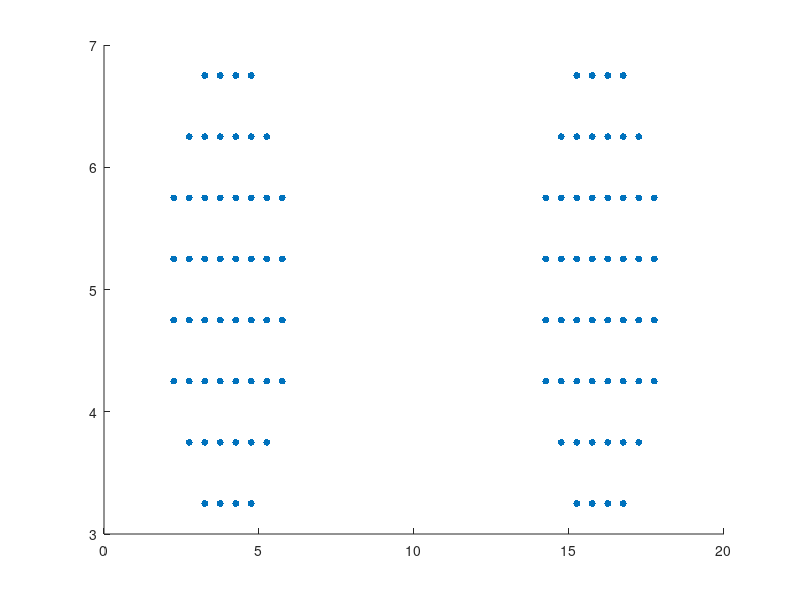

MATLAB code for this plot: (Note: this script raises an error after producing the figure.)
% nH_skewColl_2d.m 
% 2d neo-Hookean model (skew impact of cyllinders with gravity)

d = 2;              % dimension
CFL = 0.25;
tf  = 30.0;         % final time
dtk = 0.01;         % uniform time step
g = 9.80665/100;    % gravitational constant

% Material & Plot settings
ppc  = 2;           % # particles per grid cell = ppc^d
psize = 25;         % for plotting particles
sqSz = 1;           % for plotting grid nodes

% Elastic constants
% (E = 31.685, nu = 0.44022) -> mu = 11.0001, Ka = 88.3378, La = 81.0044
E_ym = 31.685; nu_pr = 0.44022;
mu = 0.5*E_ym/(1+nu_pr);    % shear modulus
Ka = (E_ym/3)/(1-2*nu_pr);  % bulk modulus 
La = Ka-(2/3)*mu;           % Lame's 1st parameter
md_p = 5.0;                 % particle mass density (for all p)
    
% Elastic params struct for funct. handles
elast.mu = mu; elast.Ka = Ka; elast.La = La;    % struct for funct. handles

% ======================== EULERIAN MESH =================================
a = 20.0; b = 12.0; % Eul mesh domain: x=0:a, y=0:b
h = [1.0, 1.0];     % grid stepsize (20x12 grid cells)   
% h = [0.5, 0.5];     % grid stepsize (40x24 grid cells)

% Grid initialization
x = 0:h(1):a;       % without padding
y = 0:h(2):b;
nx = length(x)-1;   % # x-axis partitions
ny = length(y)-1;   % # y-axis partitions

[Ei,Ej] = meshgrid(x,y);    % grid node positions
NG = length(Ei(:));         % # grid nodes

% Eulerian grid struct
grid.O = [min(x) min(y)]; % origin = grid bottom-left corner (1x2)
grid.h = h;             % 1x2
grid.n = [nx, ny];      % 1x2
grid.height = Ej(:);    % NGx1

% Boundary Condition grid indices
BCg = zeros(size(Ei,1),size(Ei,2));
BCg(1,:)=1; BCg(end,:)=1; BCg(:,1)=1; BCg(:,end)=1;
BCg = find(BCg(:));

% ======================= LAGRANGIAN PARTICLES ===========================
% Cyllinder initial values
    % c1 
    c1x = 4.0;   c1y = 5.0;     % center = (4.0,5.0)
    v1x = 3.0;   v1y = 1.5;     % velocity = <3.0,1.5>
    r1in = 0.0;  r1out = 2.0;   % inner, outer radius
    % c2 (*** assuming: c2 & c1 have same radii ***)
    c2x = 16.0;  c2y = 5.0;     % center = (16.0,5.0)
    v2x = -3.0;  v2y = 1.5;     % velocity = <-3.0,1.5>
    r2in = 0.0;  r2out = 2.0;   % inner, outer radius

% c1 (center=(3.0,5.0), radius=2.0)
    xc = (c1x-r1out) + h(1)/(2*ppc) : h(1)/ppc : (c1x+r1out) - h(1)/(2*ppc);  
    yc = (c1y-r1out) + h(2)/(2*ppc) : h(2)/ppc : (c1y+r1out) - h(2)/(2*ppc);
    [Xi1,Xj1] = meshgrid(xc,yc);  % c1: particle positions (rect. box)

    % Remove particles "outside" of c1 (center=(3.0,5.0), radius=2.0)
    outside = ( Xi1(:)-c1x ).^2 + ( Xj1(:)-c1y ).^2;
    outside = [find( double(outside > r1out^2) );% outside particle indices
               find( double(outside < r1in^2) )];
    Xi1 = Xi1(:); Xj1 = Xj1(:);                  % reshape to col vectors
    Xi1(outside) = []; Xj1(outside) = [];        % remove outside particles
    
% c2 is c1 shifted (*** assuming: c2 & c1 have same radius ***)
    Xi2 = Xi1 + (c2x-c1x);
    Xj2 = Xj1 + (c2y-c1y);
    
% All particles coords 
    Phi_k = [Xi1, Xj1; Xi2, Xj2];   % NPx2
    NP = size(Phi_k,1);             % # particles
    
% =========================== CHECK GRAPH ================================
    figure(1)
    scatter(Phi_k(:,1),Phi_k(:,2),psize,'filled','c'); hold on;
    scatter(Ei(:),Ej(:),'+','b'); hold off;

% =========================== Step k = 0 =================================
tic
k = 0;
t = 0;      % time at step k

% Compute Particle Volumes (Tot_Volume/NP)
    Vol = prod(h)*(1/ppc^d)*ones(NP,1); 
    
% Set Particle Mass (md_p = 5.0 for all p)
    mass_p = md_p*ones(NP,1).*Vol;  
    
% Initial Values (k=0)
    % Deformation gradient (F = Id for all particles) 
    Id = eye(d);
    Fk = repmat(Id(:),[1,NP]);  % 4xNP
    Jk = det_2d(Fk);            % 1xNP
    
    % APIC var
    Bm = 0*Fk;                  % 4xNP
    
    % Particle Velocity (2xNP)
    %         c1                 c2
    Uk = [v1x*ones(1,NP/2), v2x*ones(1,NP/2); 
          v1y*ones(1,NP/2), v2y*ones(1,NP/2)];     
    
    % "Actual" Energy over time 
    % funct. handle: Vol, mass_p, elast, & g are constant over time
    RealEngy = @(J,Fk,Uk,Xp) RealEngy_comp(J,Fk,Uk,Xp,Vol,mass_p,elast,g); 
    
    % inverse Hessian approx. (for BFGS)
%     Hinv = eye(d*NG);
       
    % Tolerance (for minimization)
    tol = min([max(h)^4, 1e-4, max(h)^-4]); % cases: h<1, h=1, h>1
    
    % ANIMATION
    T = [t,t]; 
    PHX = [Phi_k(:,1), Phi_k(:,1)]; 
    PHY = [Phi_k(:,2), Phi_k(:,2)]; 
    JPK = [det_2d(Fk)', det_2d(Fk)'];
    
% ============================= Step k ===================================
while t < tf
    % "Actual" Energy over time 
    EvT(k+1,:) = [t,RealEngy(Jk,Fk,Uk,Phi_k)]; % [t,E,Q,K,El,G] 
    
    %  APIC CFL (non-uniform time steps)
%     dtk = CFL*h(1)/( max(sum(abs(Uk),1) + (6/h(1))*sqrt(d)*sqrt(sum(Bm.^2,1))) );
%     dtk = min(dtk,tf-t);
    
    % APIC TRANSFER particle to grid 
    mom_p = bsxfun(@times,Uk,mass_p');      % particle mom    2xNP
    [mom_g,mass_g] = P2G_APIC(grid,Phi_k,Bm,mom_p,mass_p);
    mass_g = mass_g + eps;  % so we're not dividing mom_g by zeros 
    u = bsxfun(@rdivide, mom_g, mass_g');   % vel = mom/mass  2xNG
    u(:,BCg) = 0;                           % enforce BC
    
    % DYNAMICS 
    % Initial guess (velocity)     
    w = u(:);           % (d*NG)x1
    
    % Redefine Function Handles  
    Hinv0 = @(w) w;     % init inv Hessian approx = Id (for LBFGS)
    E = @(w) E_comp(w,u,dtk,Fk,Vol,mass_g,grid,Phi_k,elast,g); 
    gradE = @(w) gradE_comp(w,u,dtk,Fk,Vol,mass_g,grid,Phi_k,elast,g);
    L2_rho = @(gradE) L2_rho_comp(gradE,mass_g,h);
    
    % BFGS: [x,k,M] = BFGS2(x,f,grad_f,M,L2_rho,tol) 
%     [w,kb,Hinv] = BFGS2(w,E,gradE,Hinv,L2_rho,tol);

    % LBFGS: [x,it,ng] = LBFGS2(x,f,grad_f,H,L2_rho,m,tol)
    [w,kb,ng] = LBFGS2(w,E,gradE,Hinv0,L2_rho,5,tol); % m=5 (memory limit)

    % APIC TRANSFER grid to particle (advection) 
    w = reshape(w,[d NG]);                      % 2xNG
    w(:,BCg) = 0;                               % enforce BC
    xup = [Ei(:)'; Ej(:)'] + dtk*( (w+u)/2 );   % 2xNG
    [Phi_up,Vk,Bm] = G2P_APIC(grid,Phi_k,xup,w); 

    % GRAPH 
    scatter(Phi_up(:,1),Phi_up(:,2),psize,'filled','co'); hold on;
    scatter(Ei(:),Ej(:),'+','b'); hold on;
    title(num2str(kb),num2str(t)); xlabel(num2str(k)); ylabel(num2str(dtk));
    hold off; pause(1e-10);
    
    % ANIMATION
    T = [T,t]; 
    PHX = [PHX, Phi_up(:,1)]; 
    PHY = [PHY, Phi_up(:,2)]; 
    JPK = [JPK, det_2d(Fk)'];
    
    % Update vars for next time step 
    k = k + 1;
    t = t + dtk;
    Fk = F_comp(grid,Phi_k,dtk,u+w,Fk); % 4xNP
    Jk = det_2d(Fk);                    % 1xNP
    Phi_k = Phi_up;                     % NPx2
    Uk = Vk;                            % 2xNP
    
end
time = toc;

% "Actual" Energy over time 
EvT(k+1,:) = [t,RealEngy(Jk,Fk,Uk,Phi_k)]; % [t,E,Q,K,El,G] 

% ++++++++++++++++++++++++++++ PLOTS +++++++++++++++++++++++++++++++++++++

% Energy Plots
figure(2)
plot(EvT(:,1),EvT(:,2),'r');   hold on; % Total Energy
plot(EvT(:,1),EvT(:,3),'-go'); hold on; % Potential Energy
plot(EvT(:,1),EvT(:,4),'-bs'); hold on; % Kinetic Energy
legend('Total Energy','Potential Energy','Kinetic Energy');
title('Energy');
xlabel('time t'); hold off;

figure(3)
plot(EvT(:,1),EvT(:,2),'r');    % Total Energy
title('Total Energy'); 

% ------------------------- ANIMATION DATA -------------------------------
% Write Energy data to text file ([t,E,Q,K,El,G])
writematrix(EvT,'Engy.dat','Delimiter',';');  % (k+1 x 6)

% Write Particle positions to text file
writematrix(PHX,'PHX.dat','Delimiter',';');  % (x-coords) (NP x k+1)
writematrix(PHY,'PHY.dat','Delimiter',';');  % (y-coords) (NP x k+1)

% Write J=det(Fp) particle data to text file
writematrix(JPK,'Jpk.dat','Delimiter',';');  % (NP x k+1)

% Write Grid Node positions to text file
writematrix([Ei(:),Ej(:)],'GNxy.dat','Delimiter',';');  % (NG x 2)

% -------------------------- ANIMATED SIM --------------------------------
% SAVE Workspace and IMPORT into nH_skewColl_2d_ani.m  
% in order to render simulation as gif/mp4

% ++++++++++++++++++++++++++++ FUNCTIONS +++++++++++++++++++++++++++++++++

function [Engy] = RealEngy_comp(J,Fk,Uk,Xp,Vol,mass_p,elast,g)
% function to compute "actual" energy at time tk
%{  
    input var dims:
    J           1 x NP
    Fk          4 x NP
    Uk          2 x NP
    Xp          NP x 2
    Vol         NP x 1
    mass_p      NP x 1
    elast       struct of scalar constants

    funct var dims: 
    C               4 x NP
    trC             1 x NP
    H               1 x NP
    E,Q,K,El,G      scalar
    Engy            1 x 5
%}
% dimension
    d = 2;

% Elastic constants
    mu = elast.mu; % shear modulus
    La = elast.La; % Lame's 1st parameter

% Compute:          
    C = Tmult_2d(Fk,Fk); 
    trC = C(1,:) + C(4,:);
    
% Potential Energy 
    % H(F) = W(F'F) = W(C)
    H = 0.5*mu*(trC - d) - mu*log(J) + 0.5*La*log(J).*log(J);% JST17 & mpm course eqn. 46
    El = dot(H,Vol');           % Elastic potential energy 
    G = g*dot(mass_p,Xp(:,2));  % Gravitational potential energy
    Q = El + G;                 % Potential Energy

% Kinetic Energy
    K = 0.5*(dot(Uk,Uk,1) * (mass_p));
    
% Total Energy 
    E = Q + K; 
    
% Output
    Engy = [E, Q, K, El, G];
end

function [E,El,K,G] = E_comp(w,u,dt,Fk,Vol,mass_g,grid,Xp,elast,g)
% function to compute E, given w
%{  
    input var dims:
    w,u         2 x NG
    Fk          4 x NP
    Vol         NP x 1
    mass_g      NG x 1

    funct var dims: 
    Ftk         4 x NP
    J           1 x NP
    C           4 x NP
    trC         1 x NP
    H           1 x NP
    E,K,El,G    scalar
%}
% Elastic constants
    mu = elast.mu; % shear modulus
    La = elast.La; % Lame's 1st parameter

    d = 2;
    NG = length(mass_g);
    w = reshape(w,[d NG]);
    u = reshape(u,[d NG]);
    
% Compute Ftk
    Ftk = F_comp(grid,Xp,dt/2,w+u,Fk);
    
% Elastic Energy: El
    % H(F) = W(F'F) = W(C)
    J = det_2d(Ftk);
    C = Tmult_2d(Ftk,Ftk);
    trC = C(1,:) + C(4,:);
    H = 0.5*mu*(trC - 2) - mu*log(J) + 0.5*La*log(J).*log(J);% JST17 & mpm course eqn. 46
    El = dot(H,Vol');    
    
% Gravitational Energy: G
    G = g*dot(mass_g,grid.height);
    
% Kinetic Energy: K
    K = (dot(w-u,w-u,1) * mass_g)/8;
    
% Total Energy: E = El + 0.25*dt*G + K
    E = El + 0.25*dt*G + K;
end

function [gradE] = gradE_comp(w,u,dt,Fk,Vol,mass_g,grid,Xp,elast,g)
% function to compute gradE, given w
%{  
    input var dims:
    w,u         2 x NG
    Fk          4 x NP
    Vol         NP x 1
    mass_g      NG x 1

    funct var dims: 
    Ftk,P,B,FinvT               4 x NP
    J                           1 x NP
    gradEl,gradG,gradK,gradE    (2*NG) x 1
%}
% Elastic constants
    mu = elast.mu; % shear modulus
    La = elast.La; % Lame's 1st parameter

    d = 2;
    NG = length(mass_g);
    w = reshape(w,[d NG]);
    u = reshape(u,[d NG]);
    
% Compute Ftk
    Ftk = F_comp(grid,Xp,dt/2,w+u,Fk);
    
% Elastic Energy: gradEl
    % P(F) = DH(F)
    J = det_2d(Ftk);
    FinvT = invT_2d(Ftk);
    % JST17 & mpm course, eqn. 48
    P = mu*(Ftk - FinvT) + bsxfun(@times, La*log(J), FinvT);
    
    % B
    B = multT_2d(P,Fk); % 4xNP  
    B = 0.25 * dt * bsxfun(@times,B,Vol');
    
    % [vg] = P2G_vec(grid,Xp,vp,b)
    gradEl = P2G_vec(grid,Xp,B(1:2,:),[1 0]) + P2G_vec(grid,Xp,B(3:4,:),[0 1]); % dxNG
    gradEl = gradEl(:);   % (d*NG)x1
    
% Gravitational Energy: gradG
    gradG = [zeros(1,NG); g*(mass_g')]; % positive b/c it is on the RHS of vel. update
    gradG = gradG(:);
    
% Kinetic Energy: gradK
    gradK = 0.25*bsxfun(@times,(w-u),(mass_g'));  % dxNG
    gradK = gradK(:);     % (d*NG)x1
    
% Total Energy: gradE
    gradE = gradEl + 0.25*dt*gradG + gradK;
end

function [tau] = L2_rho_comp(gradE,mass_g,h)
    % mass_g     NGx1
    d = 2;
    NG = length(mass_g);
    gradE = reshape(gradE,[d NG]); % dxNG
    tau = sum(gradE.^2,1).*(mass_g')/prod(h);
    tau = sqrt(sum(tau));
end

function [detA] = det_2d(A)
% A     4 x n
% detA  1 x n
detA = A(1,:).*A(4,:) - A(2,:).*A(3,:);
end

function [AinvT] = invT_2d(A)
% A         4 x n
% AinvT     4 x n
% detA      1 x n
detA = A(1,:).*A(4,:) - A(2,:).*A(3,:);
detA = detA + eps;  % avoid dividing by zero

AinvT = [ A(4,:); 
         -A(3,:);
         -A(2,:);
          A(1,:)];
AinvT = bsxfun(@rdivide,AinvT,detA);
end

% vectorized (and FASTER than C):
function [M] = mult_2d(A,B)
% M,A,B:     4 x n

% M = A * B
M = [A(1,:).*B(1,:) + A(3,:).*B(2,:);
     A(2,:).*B(1,:) + A(4,:).*B(2,:);
     A(1,:).*B(3,:) + A(3,:).*B(4,:);
     A(2,:).*B(3,:) + A(4,:).*B(4,:)];
end

function [M] = multT_2d(A,B)
% M,A,B:     4 x n

% M = A * B'
M = [A(1,:).*B(1,:) + A(3,:).*B(3,:);
     A(2,:).*B(1,:) + A(4,:).*B(3,:);
     A(1,:).*B(2,:) + A(3,:).*B(4,:);
     A(2,:).*B(2,:) + A(4,:).*B(4,:)];
end

function [M] = Tmult_2d(A,B)
% M,A,B:     4 x n

% M = A' * B
M = [A(1,:).*B(1,:) + A(2,:).*B(2,:);
     A(3,:).*B(1,:) + A(4,:).*B(2,:);
     A(1,:).*B(3,:) + A(2,:).*B(4,:);
     A(3,:).*B(3,:) + A(4,:).*B(4,:)];
end

% ========================= Wrapper Functions =============================
function fp = G2P_PIC(grid,Xp,fg,b)
%{  
var dimensions:
    Xp:     NP x 2
    fg:     1 x NG
    b =     [bx,by]
    fp:     1 x NP  
%}

    % Parse inputs (unpack)
    Ox = grid.O(1); Oy = grid.O(2);
    hx = grid.h(1); hy = grid.h(2);
    nx = grid.n(1); ny = grid.n(2);
    Yp = Xp(:,2); Xp = Xp(:,1);
    bx = b(1); by = b(2);

    % Call C function
    fp = G2P_PIC_2d(Ox,Oy, hx,hy, nx,ny, Xp,Yp, fg, bx,by);
end

function fg = P2G_PIC(grid,Xp,fp,b)
%{  
var dimensions:
    Xp:     NP x 2
    fp:     1 x NP
    b =     [bx,by]

    fg:     1 x NG  
%}

    % Parse inputs (unpack)
    Ox = grid.O(1); Oy = grid.O(2);
    hx = grid.h(1); hy = grid.h(2);
    nx = grid.n(1); ny = grid.n(2);
    Yp = Xp(:,2);   Xp = Xp(:,1);
    bx = b(1);      by = b(2);

    % Call C function
    fg = P2G_PIC_2d(Ox,Oy, hx,hy, nx,ny, Xp,Yp, fp, bx,by);
end

function [vp] = G2P_vec(grid,Xp,vg,b)
%{  
var dimensions:
    Xp:     NP x 2
    vg:     2 x NG
    b =     [bx,by]

    vp:     2 x NP  
%}

% Parse inputs (unpack)
Ox = grid.O(1); Oy = grid.O(2);
hx = grid.h(1); hy = grid.h(2);
nx = grid.n(1); ny = grid.n(2);
Yp = Xp(:,2);   Xp = Xp(:,1);
fg1 = vg(1,:);  fg2 = vg(2,:);
bx = b(1);      by = b(2);

% Call C function
[fp1,fp2] = G2P_vec_2d(Ox,Oy, hx,hy, nx,ny, Xp,Yp, fg1,fg2, bx,by);

% Package Outputs
vp = [fp1; fp2];
end

function [vg] = P2G_vec(grid,Xp,vp,b)
%{  
var dimensions:
    Xp:     NP x 2
    vp:     2 x NP
    b =     [bx,by]

    vg:     2 x NG  
%}

% Parse inputs (unpack)
Ox = grid.O(1); Oy = grid.O(2);
hx = grid.h(1); hy = grid.h(2);
nx = grid.n(1); ny = grid.n(2);
Yp = Xp(:,2);   Xp = Xp(:,1);
fp1 = vp(1,:);  fp2 = vp(2,:);
bx = b(1);      by = b(2);

% Call C function
[fg1,fg2] = P2G_vec_2d(Ox,Oy, hx,hy, nx,ny, Xp,Yp, fp1,fp2, bx,by);

% Package Outputs
vg = [fg1; fg2];
end

function [Fup] = F_comp(grid,Xp,dt,v,F)
%{  
var dimensions:
    Xp:     NP x 2
    dt:     scalar
    v:      2 x NG
    F:      4 x NP

    Fup:    4 x NP
%}

% Parse inputs (unpack)
Ox = grid.O(1); Oy = grid.O(2);
hx = grid.h(1); hy = grid.h(2);
nx = grid.n(1); ny = grid.n(2);
Yp = Xp(:,2);   Xp = Xp(:,1);
vx = v(1,:);    vy = v(2,:);
F1 = F(1,:);    F2 = F(2,:);
F3 = F(3,:);    F4 = F(4,:);

% Call C function
[Fup1,Fup2,Fup3,Fup4] = F_comp_2d(Ox,Oy, hx,hy, nx,ny, Xp,Yp, dt, vx,vy, F1,F2,F3,F4);

% Package Outputs
Fup = [Fup1; Fup2; Fup3; Fup4];
end

function [Phi,Vp,B] = G2P_APIC(grid,Xp,xup,w)
%{  
var dimensions:
    Xp:     NP x 2
    xup,w:  2 x NG
    
    Phi:    NP x 2
    Vp:     2 x NP
    B:      4 x NP
%}

% Parse inputs (unpack)
Ox = grid.O(1);     Oy = grid.O(2);
hx = grid.h(1);     hy = grid.h(2);
nx = grid.n(1);     ny = grid.n(2);
Yp = Xp(:,2);       Xp = Xp(:,1);
xup1 = xup(1,:);    xup2 = xup(2,:);
w1 = w(1,:);        w2 = w(2,:);

% Call C function
[Phi1,Phi2, Vp1,Vp2, B1,B2,B3,B4] = G2P_APIC_2d(Ox,Oy, hx,hy, nx,ny, Xp,Yp, xup1,xup2, w1,w2);

% Package Outputs
Phi = [Phi1, Phi2];
Vp = [Vp1; Vp2];
B = [B1; B2; B3; B4];
end

function [mom_g,mass_g] = P2G_APIC(grid,Xp,B,mom_p,mass_p)
%{  
var dimensions:
    Xp:         NP x 2
    B:          4 x NP
    mom_p:      2 x NP
    mass_p:     NP x 1
    
    mom_g:      2 x NG
    mass_g:     NG x 1
%}

% Parse inputs (unpack)
Ox = grid.O(1); Oy = grid.O(2);
hx = grid.h(1); hy = grid.h(2);
nx = grid.n(1); ny = grid.n(2);
Yp = Xp(:,2);   Xp = Xp(:,1);
B1 = B(1,:);    B2 = B(2,:);
B3 = B(3,:);    B4 = B(4,:);
mom_p1 = mom_p(1,:); mom_p2 = mom_p(2,:);
mass_p = mass_p(:);

% Call C function
[mom_g1,mom_g2, mass_g] = P2G_APIC_2d(Ox,Oy, hx,hy, nx,ny, Xp,Yp, B1,B2,B3,B4, mom_p1,mom_p2, mass_p);

% Package Outputs
mom_g = [mom_g1; mom_g2];
end
